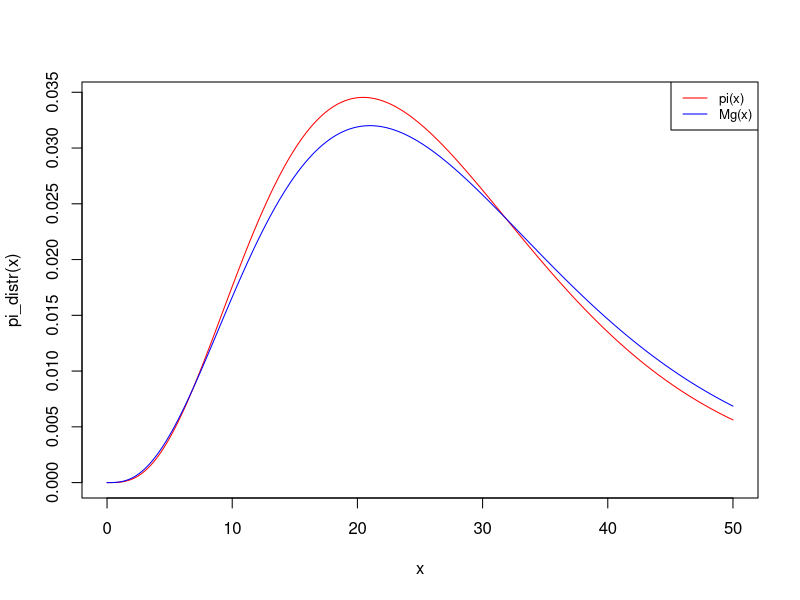
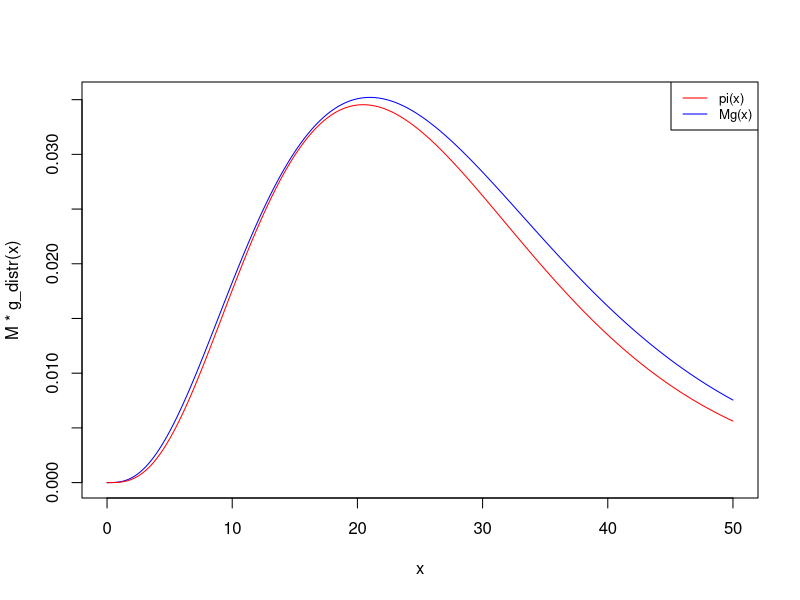
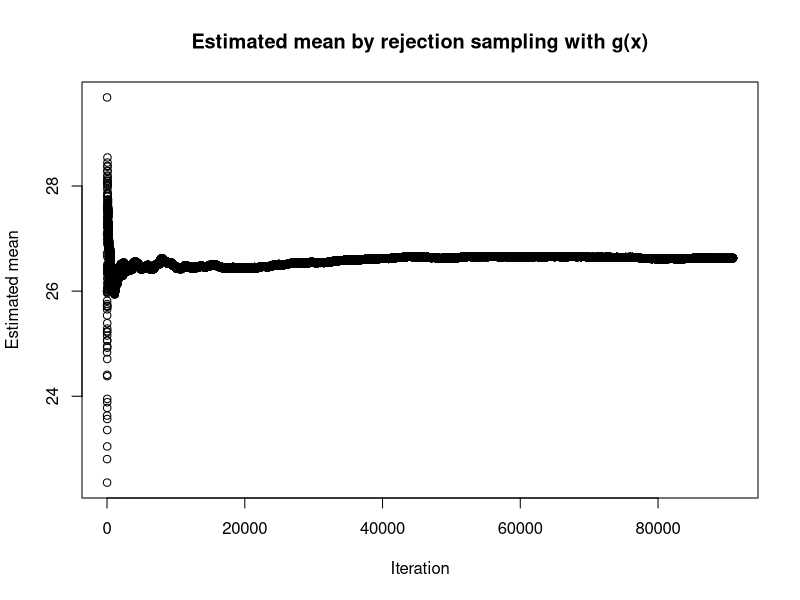
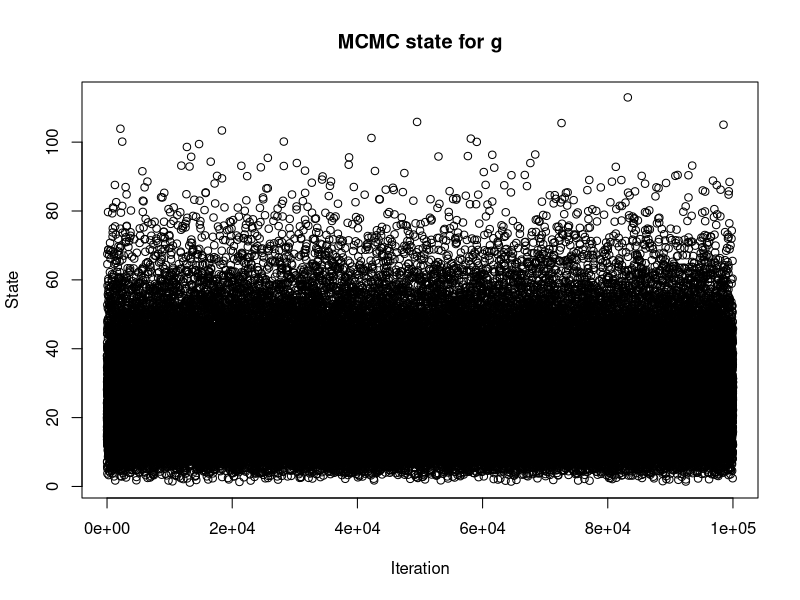
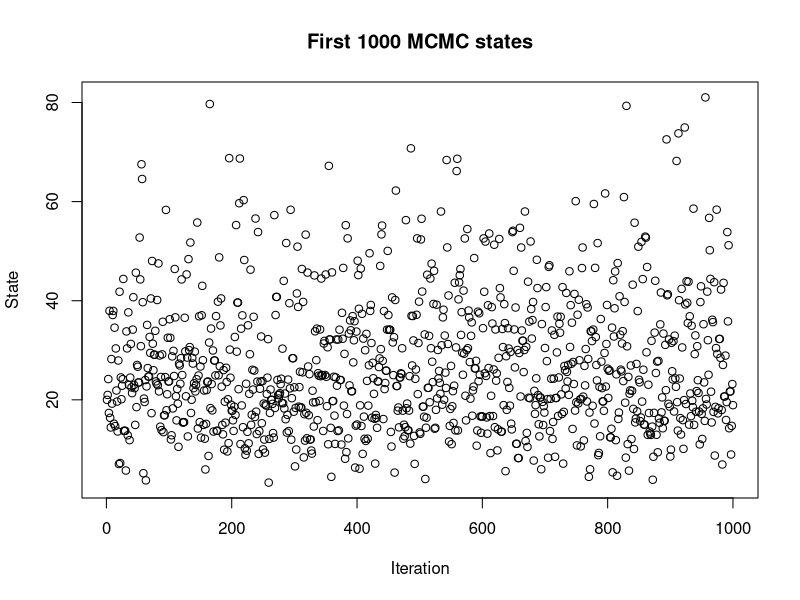
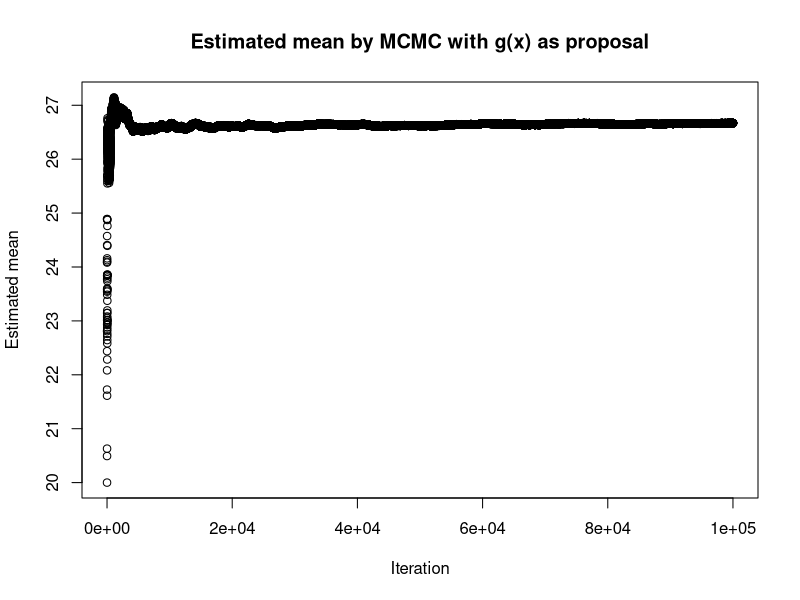
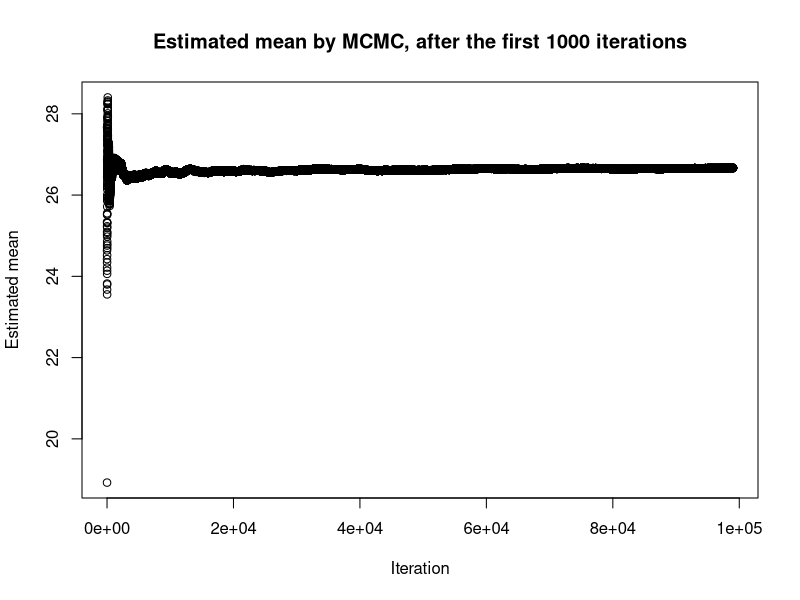
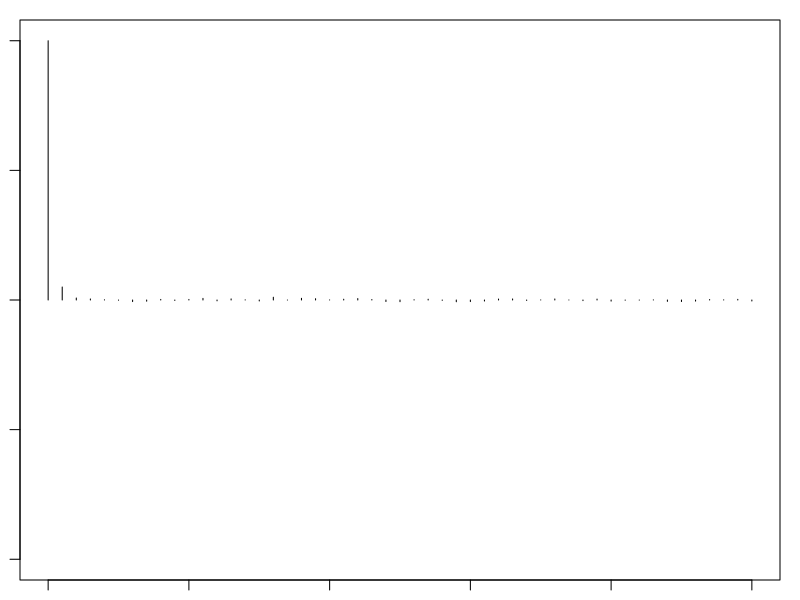

Reproduce these figures in R, in order. (Note: a time limit stopped this script after it produced the figures.)
## ---- chunk 1
knitr::opts_chunk$set(echo = TRUE, fig.height = 4)
## ---- chunk 2
alpha_pi <- 4.3
beta_pi <- 6.2

alpha_g <- 4
beta_g <- 7

pi_distr <- function(x) {
  dgamma(x, shape = alpha_pi, scale  = beta_pi)
}

g_distr <- function(x) {
  dgamma(x, shape = alpha_g, scale  = beta_g)
}

g_sample <- function(n = 1) {
  rgamma(n, shape = alpha_g, scale  = beta_g)
}

pi_div_g_distr <- function(x) {
  pi_distr(x) / g_distr(x)
}
  
x <- seq(0, 50, 0.01)

plot(x, pi_distr(x), col="red", type="l")
lines(x, g_distr(x), col="blue")
legend("topright", legend=c("pi(x)", "Mg(x)"),
       col=c("red", "blue"), lty=1 , cex=0.8)
## ---- chunk 3
x_star <- (alpha_g-alpha_pi)/(1/beta_g-1/beta_pi)
x_star

pi_distr(x_star) / g_distr(x_star)
## ---- chunk 4
M <- 1.1

plot(x, M*g_distr(x), type="l", col="blue")
lines(x, pi_distr(x), col="red")
legend("topright", legend=c("pi(x)", "Mg(x)"),
       col=c("red", "blue"), lty=1 , cex=0.8)

## ---- chunk 5
N <- 100000
set.seed(2020)

samples <- c()

for (i in 1:N) {
  x <- g_sample(1)
  r <- pi_div_g_distr(x)/M
  
  u = runif(1)
  if (r <= u) {
    next;
  } else {
    samples <- c(samples, x)
  }
}

mean_sequence <- cumsum(samples) / seq_along(samples)
plot(mean_sequence, main="Estimated mean by rejection sampling with g(x)", xlab = "Iteration", ylab="Estimated mean")

est_mean <- mean_sequence[length(mean_sequence)]
## ---- chunk 6
theoretical_mean <- alpha_pi * beta_pi
theoretical_mean
## ---- chunk 7
metropolis_hastings <- function(q_sample, q_ratio, pi_ratio, N, initial_state) {
  state <- initial_state
  
  states <- list(state)
  
  for (i in 1:N) {
    proposed <- q_sample()
    
    alpha <- q_ratio(state, proposed) * pi_ratio(proposed, state)

    if (alpha >= 1 || runif(1) <= alpha) {
      state <- proposed
    }
      
    states <- append(states, list(state))
  }
  
  return (states)
}
## ---- chunk 8
states <- unlist(metropolis_hastings(
  g_sample,
  function(x, y) g_distr(x) / g_distr(y),
  function(x, y) pi_distr(x) / pi_distr(y),
  N,
  20
))

plot(states, main = "MCMC state for g", xlab = "Iteration", ylab = "State")
plot(states[1:1000], main = "First 1000 MCMC states", xlab = "Iteration", ylab = "State")

mean_sequence <- cumsum(states) / seq_along(states)
plot(mean_sequence, main="Estimated mean by MCMC with g(x) as proposal", xlab = "Iteration", ylab="Estimated mean")

burn_in_length <- 1000
samples <- states[burn_in_length:length(states)]
mean_sequence <- cumsum(samples) / seq_along(samples)
plot(mean_sequence, main="Estimated mean by MCMC, after the first 1000 iterations", xlab = "Iteration", ylab="Estimated mean")

est_mean <- mean_sequence[length(mean_sequence)]

library(coda)
states <- mcmc(states)
## ---- chunk 9
effective_percent <- effectiveSize(states) / N
## ---- chunk 10
par(mar=c(1,1,1,1))
autocorr.plot(states)
## ---- chunk 11
geweke.diag(states)
## ---- chunk 12
heidel.diag(states)
## ---- chunk 13
alpha_g2 <- 5
beta_g2 <- 6

g2_distr <- function(x) {
  dgamma(x, shape = alpha_g2, scale  = beta_g2)
}

g2_sample <- function(n = 1) {
  rgamma(n, shape = alpha_g2, scale  = beta_g2)
}

states <- unlist(metropolis_hastings(
  g2_sample,
  function(x, y) g2_distr(x) / g2_distr(y),
  function(x, y) pi_distr(x) / pi_distr(y),
  N,
  20
))

plot(states, main = "MCMC state for g_2", xlab = "Iteration", ylab = "State")
plot(states[1:1000], main = "First 1000 MCMC states", xlab = "Iteration", ylab = "State")

mean_sequence <- cumsum(states) / seq_along(states)
plot(mean_sequence, main="Estimated mean by MCMC with g_2(x) as proposal", xlab = "Iteration", ylab="Estimated mean")

burn_in_length <- 1000
samples <- states[burn_in_length:length(states)]
mean_sequence <- cumsum(samples) / seq_along(samples)
plot(mean_sequence, main="Estimated mean by MCMC, after the first 1000 iterations", xlab = "Iteration", ylab="Estimated mean")

est_mean <- mean_sequence[length(mean_sequence)]

states <- mcmc(states)
## ---- chunk 14
effective_percent <- effectiveSize(states) / N
## ---- chunk 15
autocorr.plot(states)
## ---- chunk 16
geweke.diag(states)
## ---- chunk 17
heidel.diag(states[1:(length(states) - 1)])
## ---- chunk 18
tab <- read.table("LogisticData.txt", header = TRUE, sep = "", dec = ".")

head(tab)
## ---- chunk 19
data <- data.frame(
  emergency = tab$erodd,
  hmo = tab$np,
  health = tab$metq
)

head(data)
## ---- chunk 20
logistic_model <- glm(emergency ~ hmo + health, data = data, family = "binomial")

sum <- summary(logistic_model)
## ---- chunk 21
a_mean <- sum$coefficients["(Intercept)", "Estimate"]
a_variance <- sum$coefficients["(Intercept)", "Std. Error"]^2

b_mean <- sum$coefficients["hmo", "Estimate"]
b_variance <- sum$coefficients["hmo", "Std. Error"]^2

c_mean <- sum$coefficients["health", "Estimate"]
c_variance <- sum$coefficients["health", "Std. Error"]^2

tab <- data.frame(
  a = c(a_mean, a_variance),
  b = c(b_mean, b_variance),
  c = c(c_mean, c_variance)
)

row.names(tab) <- c("Mean", "Variance")

tab
## ---- chunk 22
library(mvtnorm)

likelihood <- function(data, a, b, c) {
  hmos <- unique(data$hmo)
  k <- length(hmos)
  
  likelihood <- 1
  
  for (i in 1:k) {
    indices <- which(data$hmo == hmos[i])
    exp_factor <- exp(a + b*hmos[i]+c*data$health[indices])
    
    factors <- ifelse(data$emergency[indices], exp_factor, 1) / (1 + exp_factor)
    
    likelihood <- likelihood * prod(factors)
  }
  
  return (likelihood)
}

mean <- c(a_mean, b_mean, c_mean)
sigma <- diag(c(a_variance, b_variance, c_variance))
sample_proposal <- function() rmvnorm(1, mean, sigma)
proposal_likelihood <- function(x) dmvnorm(x, mean, sigma, log=FALSE)

states <- metropolis_hastings(
  function() c(sample_proposal()),
  function(x, y) proposal_likelihood(x) / proposal_likelihood(y),
  function(x, y) likelihood(data, x[1], x[2], x[3]) / likelihood(data, y[1], y[2], y[3]),
  N,
  mean
)
## ---- chunk 23
as <- c()
bs <- c()
cs <- c()
for (s in states) {
  as <- c(as, s[1])
  bs <- c(bs, s[2])
  cs <- c(cs, s[3])
}

samples <- data.frame(a=as, b=bs, c=cs)

plot(0:N, samples$a, col="red", ylim=c(-10, 10), main="Parameter values in the MCMC", xlab = "Iteration", ylab = "State")
points(0:N, samples$b, col="green")
points(0:N, samples$c, col="blue")
legend("topright", legend=c("a", "b", "c"),
       col=c("red", "green", "blue"), lty=1 , cex=0.8)
## ---- chunk 24
hist(samples$a, main="Histogram of a")
hist(samples$b, main="Histogram of b")
hist(samples$c, main="Histogram of c")
## ---- chunk 25
densplot(mcmc(samples$a), main="Density estimate of a")
densplot(mcmc(samples$b), main="Density estimate of b")
densplot(mcmc(samples$c), main="Density estimate of c")
## ---- chunk 26
tab <- data.frame(
  a = c(mean(samples$a), sd(samples$a)^2),
  b = c(mean(samples$b), sd(samples$b)^2),
  c = c(mean(samples$c), sd(samples$c)^2)
)

row.names(tab) <- c("Mean", "Variance")

tab
